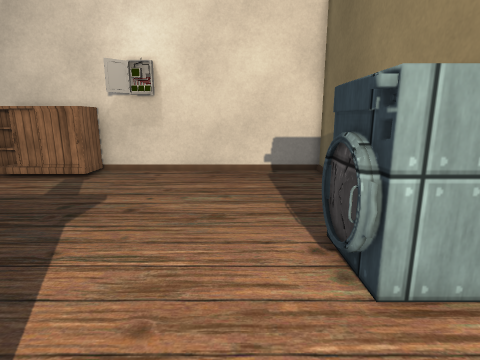
View 1 (above)

17 first-person views from a walk through a 3-D level made in the Unity game engine. The camera is 1.4 m above the floor, tilts 12° down and sees 80° across. The floor is counted in squares, 0.45 m on a side. Each view is taken from the middle of a square. On the plan, view 1 faces up. The plan holds only what a view shows up to about 20 squares ahead; the rest is blank. The place goes on beyond the plan. The player is left out. Some surface patterns are stand-ins.

View 2
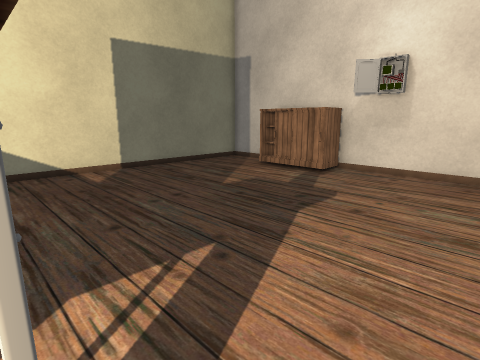

View 3
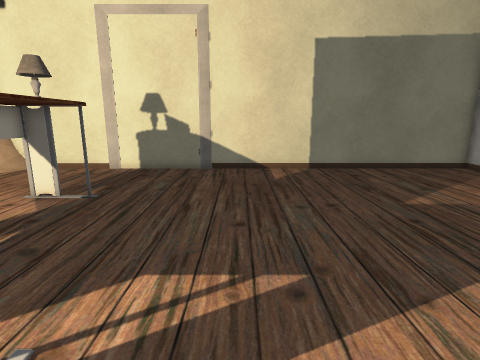

View 4
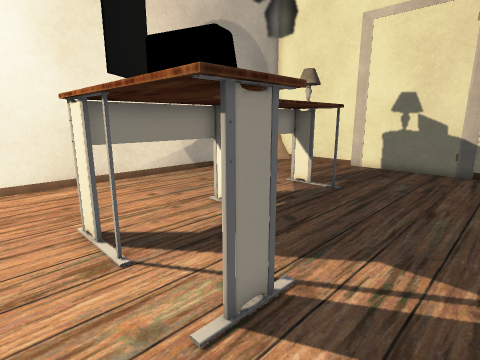

View 5
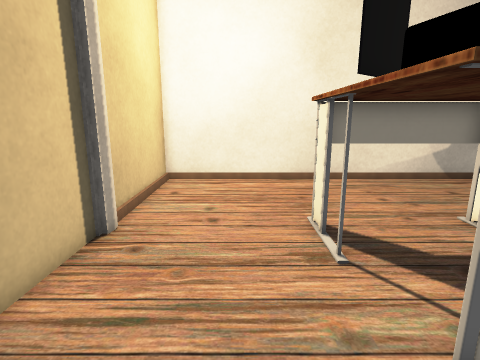

View 6
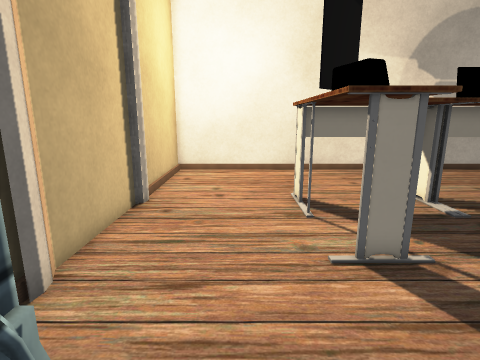

View 7
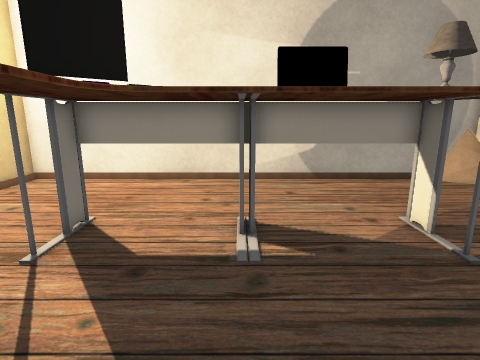

View 8
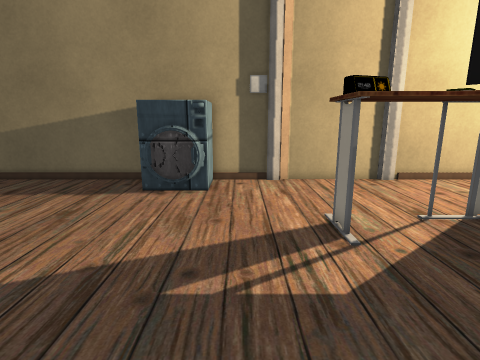

View 9
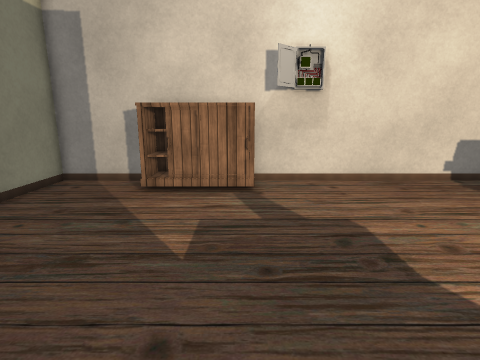

View 10
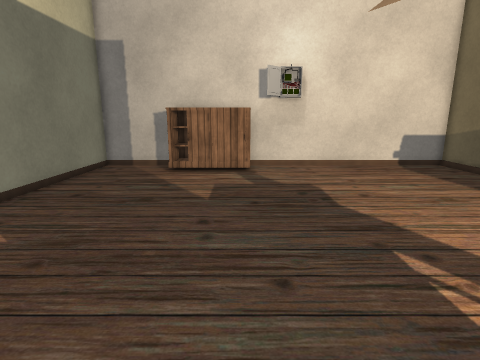

View 11
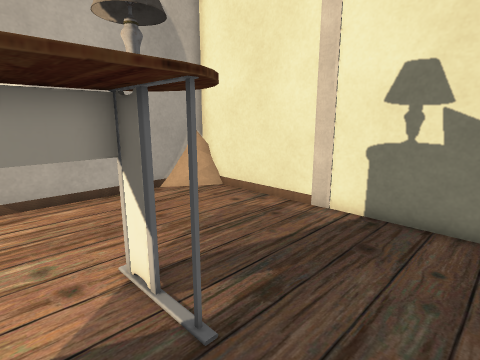

View 12
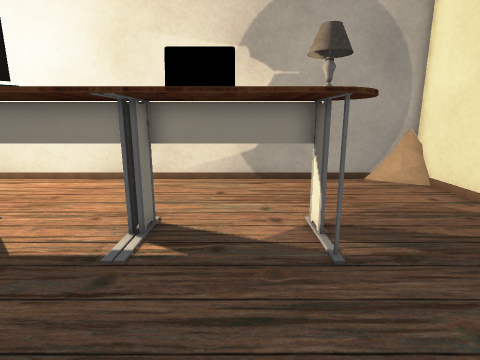

View 13
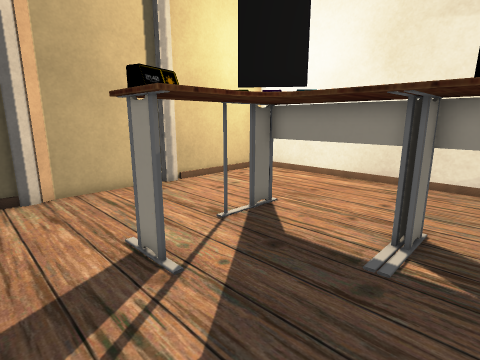

View 14
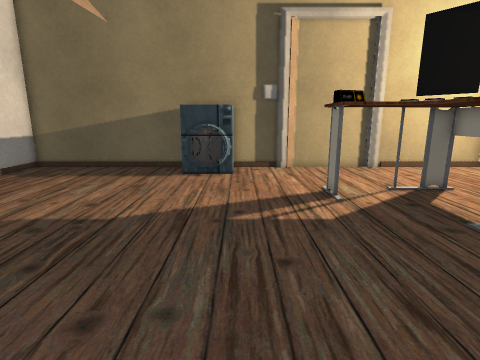

View 15
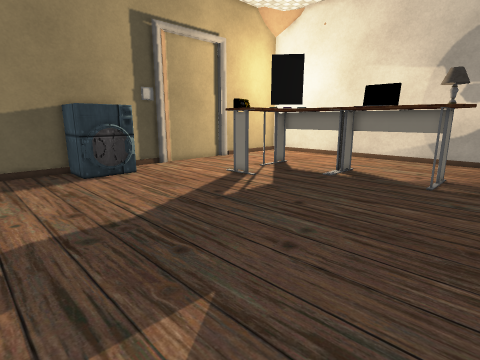

View 16
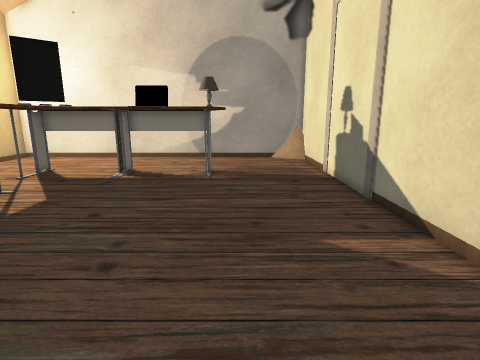

View 17
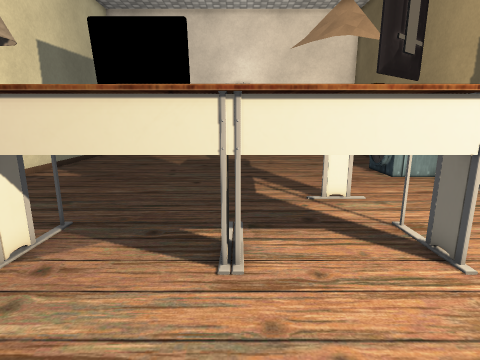

### Floor plan
Key: @ floor where view 1 was taken; # wall or solid block; . floor; O other object.
Columns run from 18 left of view 1 to 5 right of it. Each row starts with its distance up from view 1.
 18 #####    ###############
 17 #....OO   O............#
 16 #....OOO  O............#
 15 #....OOOOO.............#
 14 #......................#
 13 #......................#
 12 #......................#
 11 #......................#
 10 #......................#
  9 #......................#
  8 #......................#
  7 #...................OOO#
  6 #...................O
  5 #...................OO
  4 #....................OO#
  3 #......................#
  2 #......................#
  1 #......................#
  0 #..............OOO@....#
 -1 #..............OOO.....#
 -2 #..............O O.....#
 -3 #.....OOOOOOOOOOOO.....#
 -4 #.....OOOOO OOOOOO.....#
 -5 #.....OOOOOOOOOOOO.....#
 -6 #......OOOOOOOOOOO.....#
 -7 #......................#
 -8 #......................#
 -9 #......................#
-10 #......................#
-11 #O.....................#
-12 #O######################

Where each view was taken, in squares from view 1:
view 1: 0 up, 0 right, facing up
view 2: 0 up, 0 right, facing up-left
view 3: 3 up, 0 right, facing left
view 4: 3 up, 1 right, facing down-left
view 5: 3 up, 1 right, facing down
view 6: 6 up, 1 right, facing down
view 7: 3 up, 6 left, facing down
view 8: 3 up, 10 left, facing right
view 9: 3 up, 9 left, facing up
view 10: 2 down, 9 left, facing up
view 11: 0 up, 9 left, facing down-left
view 12: 3 up, 9 left, facing down
view 13: 3 up, 8 left, facing down-right
view 14: 4 up, 14 left, facing right
view 15: 12 up, 14 left, facing down-right
view 16: 12 up, 13 left, facing down
view 17: 11 down, 6 left, facing up
